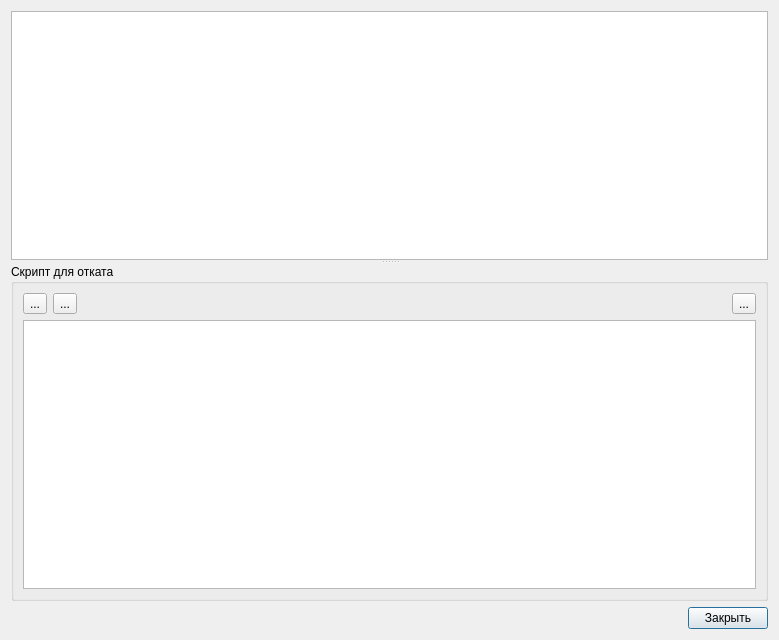
<?xml version="1.0" encoding="UTF-8"?>
<ui version="4.0">
 <class>LogsDialog</class>
 <widget class="QDialog" name="LogsDialog">
  <property name="geometry">
   <rect>
    <x>0</x>
    <y>0</y>
    <width>779</width>
    <height>640</height>
   </rect>
  </property>
  <property name="windowTitle">
   <string>Dialog</string>
  </property>
  <layout class="QGridLayout" name="gridLayout_2" rowstretch="1,0">
   <item row="0" column="0">
    <widget class="QSplitter" name="splitter_2">
     <property name="orientation">
      <enum>Qt::Vertical</enum>
     </property>
     <widget class="QSplitter" name="splitter">
      <property name="orientation">
       <enum>Qt::Horizontal</enum>
      </property>
      <widget class="QTableView" name="tableView">
       <property name="font">
        <font>
         <pointsize>12</pointsize>
        </font>
       </property>
       <property name="editTriggers">
        <set>QAbstractItemView::NoEditTriggers</set>
       </property>
       <property name="alternatingRowColors">
        <bool>true</bool>
       </property>
       <property name="selectionBehavior">
        <enum>QAbstractItemView::SelectRows</enum>
       </property>
       <property name="sortingEnabled">
        <bool>true</bool>
       </property>
      </widget>
     </widget>
     <widget class="QGroupBox" name="groupBoxSQL">
      <property name="title">
       <string>Скрипт для отката </string>
      </property>
      <layout class="QGridLayout" name="gridLayout">
       <item row="0" column="0">
        <widget class="QToolButton" name="toolButtonCopy">
         <property name="toolTip">
          <string>&lt;html&gt;&lt;head/&gt;&lt;body&gt;&lt;p&gt;Скопировать скрипт в буфер обмена&lt;/p&gt;&lt;/body&gt;&lt;/html&gt;</string>
         </property>
         <property name="text">
          <string>...</string>
         </property>
         <property name="icon">
          <iconset resource="../resource.qrc">
           <normaloff>:/Icons/if_editpaste_699.png</normaloff>:/Icons/if_editpaste_699.png</iconset>
         </property>
        </widget>
       </item>
       <item row="0" column="5">
        <widget class="QToolButton" name="toolButtonClose">
         <property name="toolTip">
          <string>&lt;html&gt;&lt;head/&gt;&lt;body&gt;&lt;p&gt;Закрыть скрипт&lt;/p&gt;&lt;/body&gt;&lt;/html&gt;</string>
         </property>
         <property name="text">
          <string>...</string>
         </property>
         <property name="icon">
          <iconset resource="../resource.qrc">
           <normaloff>:/Icons/application-exit.png</normaloff>:/Icons/application-exit.png</iconset>
         </property>
        </widget>
       </item>
       <item row="0" column="1">
        <widget class="QToolButton" name="toolButtonSaveAs">
         <property name="toolTip">
          <string>&lt;html&gt;&lt;head/&gt;&lt;body&gt;&lt;p&gt;Сохранить скрипт&lt;/p&gt;&lt;/body&gt;&lt;/html&gt;</string>
         </property>
         <property name="text">
          <string>...</string>
         </property>
         <property name="icon">
          <iconset resource="../resource.qrc">
           <normaloff>:/Icons/if_filesave_18652.png</normaloff>:/Icons/if_filesave_18652.png</iconset>
         </property>
        </widget>
       </item>
       <item row="1" column="0" colspan="6">
        <widget class="QTextBrowser" name="sqlEdit">
         <property name="font">
          <font>
           <pointsize>12</pointsize>
          </font>
         </property>
         <property name="autoFormatting">
          <set>QTextEdit::AutoAll</set>
         </property>
         <property name="readOnly">
          <bool>false</bool>
         </property>
        </widget>
       </item>
      </layout>
     </widget>
    </widget>
   </item>
   <item row="1" column="0">
    <layout class="QHBoxLayout" name="horizontalLayout">
     <item>
      <spacer name="horizontalSpacer">
       <property name="orientation">
        <enum>Qt::Horizontal</enum>
       </property>
       <property name="sizeHint" stdset="0">
        <size>
         <width>40</width>
         <height>20</height>
        </size>
       </property>
      </spacer>
     </item>
     <item>
      <widget class="QPushButton" name="pushButtonClose">
       <property name="text">
        <string>Закрыть</string>
       </property>
      </widget>
     </item>
    </layout>
   </item>
  </layout>
 </widget>
 <resources>
  <include location="../resource.qrc"/>
 </resources>
 <connections/>
</ui>
